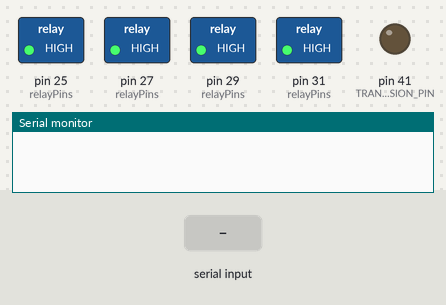
The sketch below on a simulated Arduino Mega 2560, built with avr-gcc and run on an emulated ATmega2560. On the bench: switched loads named in the sketch (green lamp = pin HIGH), output pins drawn as LEDs (lit = HIGH), the last lines printed to the serial monitor. The inputs (shaded band) are chosen by the test bench. Pins used as bus, display or sensor lines are not drawn.

Above: at 1.2 s.
1.3 s: "1\n" received over Serial
3.8 s: "1\n" received over the second serial link
At 20.4 s:
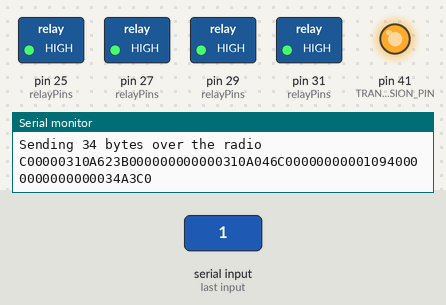
Timing chart, 0 to 44.4 s (numbered marks = the images above; inputs shaded):
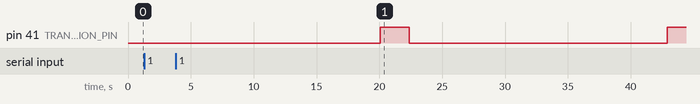

The sketch:

communications_flight_computer.ino
```cpp
#include <RelayModule.h>
#include <Packet.h>

#define CUTDOWN_ALTITUDE 90000

#define TRANSMISSION_PIN 41
#define RESET_PIN 40
#define NUM_COMMAND_BYTES 29
#define NUM_SENSOR_DATA_BYTES 108

// Define the serial ports for the various interfaces
#define DEBUG_PORT Serial
#define RADIO_1_PORT Serial2
#define RADIO_2_PORT Serial3
#define GPS_PORT Serial
#define SENSOR_PORT Serial1
#define SERIAL_TIMEOUT 5000

// Settings for using the two radios
#define USE_RADIO_1 false
#define USE_RADIO_2 false

// Pin assignments for the relays
#define RELAY_1 25
#define RELAY_2 27
#define RELAY_3 29
#define RELAY_4 31
#define CUTDOWN_RELAY RELAY_1

/* Relay variables */
int relayPins[] = {RELAY_1, RELAY_2, RELAY_3, RELAY_4};
RelayModule relays(relayPins, 4);
unsigned int relayStates;

Packet dataPacket;
Packet commandPacket;
Packet ackPacket;

unsigned int dataPacketBytes;
unsigned int commandPacketBytes;
unsigned int kissPacketBytes;
bool sensor_data_received;

/* Data reporting variables */
unsigned long transmissionRate = 20000;
unsigned long previousReportTime = 0;
unsigned long lastDataArrival = 0;

// Data variables for the GPS data
uint8_t year;       /* Current year [00 - 99] */
uint8_t month;      /* Current month [01 - 12] */
uint8_t date;       /* Current date of month [01 - 31] */
uint8_t hour;       /* Current hour [0 - 23] */
uint8_t minute;     /* Current minute [0 - 59] */
uint8_t second;     /* Current second [0 - 59] */
int32_t latitude;   /* Latitude of the payload [] */
int32_t longitude;  /* Longitude of the payload [] */
int32_t altitude;   /* Altitude of the payload [cm] */
uint32_t speed;     /* Speed of the payload [meter/hour] */
uint16_t heading;   /* Heading of the payload [hundredths of degrees] */
uint8_t satellites; /* Number of satellites for the GPS */


void setup()
{
    DEBUG_PORT.begin(4800);
    SENSOR_PORT.begin(115200);
    RADIO_1_PORT.begin(1200);
    RADIO_2_PORT.begin(1200);
    GPS_PORT.begin(4800);

    pinMode(TRANSMISSION_PIN, OUTPUT);
    pinMode(RESET_PIN, OUTPUT);

    digitalWrite(TRANSMISSION_PIN, LOW);
    digitalWrite(RESET_PIN, HIGH);
    relays.begin();
}

void loop()
{
    relayStates = relays.getRelayStates();

    if ((RADIO_1_PORT.available() > 0) && USE_RADIO_1) {
        receiveRadio(RADIO_1_PORT);
    } else if ((RADIO_2_PORT.available() > 0) && USE_RADIO_2) {
        receiveRadio(RADIO_2_PORT);
    } else if (GPS_PORT.available() > 0) {
        get_GPS_data();
    } else if (SENSOR_PORT.available() > 0) {
        receiveSensorData();
    }

    /* Every so often, send out a data report packet */
    if (millis() - previousReportTime >= transmissionRate)
    {
        /* Fill the data packet with necessary information */
        updateDataPacket();

        /* Send the packet off, record the time of transmission */
        sendPacket(dataPacket, DATA, RADIO_1_PORT);
        previousReportTime = millis();

        /* Clear out the data packet for the next report */
        dataPacket.clear();
        sensor_data_received = false;
    }
}
```

Commands.ino
```cpp
#define RADIO_TEST 1
#define SWITCH_RELAYS 3
#define RESET 5
#define CHANGE_TRANSMISSION_RATE 7
#define CUTDOWN 9

void processCommand()
{

    /* Test if the packet is a valid KISS packet */
    unsigned int numBytes = commandPacket.getNumBytes();

    if (numBytes < NUM_COMMAND_BYTES) {
        return;
    }

    /* Check if the packet is a command packet */
    if (commandPacket.getByte(0) == RADIO_COMMAND)
    {
        Serial.print("Command Received: ");
        byte command = commandPacket.getByte(1);
        byte commandValueBytes[4];
        commandValueBytes[0] = commandPacket.getByte(2);
        commandValueBytes[1] = commandPacket.getByte(3);
        commandValueBytes[2] = commandPacket.getByte(4);
        commandValueBytes[3] = commandPacket.getByte(5);
        unsigned long commandValue = buildUnsignedLong(commandValueBytes);

        switch (command)
        {
            case RADIO_TEST:
                Serial.println("RADIO_TEST");
                //buildAckPacket(RADIO_TEST, 0);
                //sendPacket(ackPacket, ACK);
                break;

            case CHANGE_TRANSMISSION_RATE:
                Serial.print("CHANGE_TRANSMISSION_RATE ");
                Serial.println(commandValue);
                transmissionRate = commandValue;
                //buildAckPacket(CHANGE_TRANSMISSION_RATE, transmissionRate);
                //sendPacket(ackPacket, ACK);
                break;

            case SWITCH_RELAYS:
                Serial.print("SWITCH_RELAYS ");
                Serial.println(commandValue);
                relayStates = (unsigned int) commandValue;
                relays.switchRelays(relayStates);
                //buildAckPacket(SWITCH_RELAYS, (unsigned long) relayStates);
                //sendPacket(ackPacket, ACK);
                break;

            case CUTDOWN:
                Serial.println("CUTDOWN");
                //buildAckPacket(CUTDOWN, 0);
                //sendPacket(ackPacket, ACK);
                break;

            case RESET:
                Serial.println("RESET");
                digitalWrite(RESET_PIN, LOW);
                delay(10);
                digitalWrite(RESET_PIN, HIGH);
                //buildAckPacket(RESET, 0);
                //sendPacket(ackPacket, ACK);
                break;

            default:
                Serial.println("UNRECOGNIZED");
                break;

        }
    }
}

unsigned long buildUnsignedLong(byte* bytes)
{
    unsigned long byte1 = bytes[3];
    unsigned long byte2 = bytes[2];
    unsigned long byte3 = bytes[1];
    unsigned long result = bytes[0];

    result |= (byte3 << 8);
    result |= (byte2 << 16);
    result |= (byte1 << 24);

    return result;
}
```

Cutdown.ino
```cpp
void cutdown_payload()
{
    relays.switchRelayOn(CUTDOWN_RELAY);
    delay(2000);
    relays.switchRelayOff(CUTDOWN_RELAY);
}
```

GPS.ino
```cpp
/**
 * Written by Andrew Donelick
 */


 void get_GPS_data()
 {
    if (GPS_PORT.available() <= 25) {
        byte gps_data[25];
        size_t numBytes = GPS_PORT.readBytes(gps_data, 25);

        if (numBytes > 0)
        {
            year = (uint8_t) gps_data[0];
            month = (uint8_t) gps_data[1];
            date = (uint8_t) gps_data[2];
            hour = (uint8_t) gps_data[3];
            minute = (uint8_t) gps_data[4];
            second = (uint8_t) gps_data[5];

            latitude = buffer_to_int32(&gps_data[6]);
            longitude = buffer_to_int32(&gps_data[10]);
            altitude = buffer_to_int32(&gps_data[14]);
            speed = buffer_to_uint32(&gps_data[18]);
            heading = buffer_to_uint16(&gps_data[22]);
            satellites = (uint8_t) gps_data[24];

            DEBUG_PORT.print("Updated GPS position: ");
            DEBUG_PORT.print(latitude);
            DEBUG_PORT.print(", ");
            DEBUG_PORT.print(longitude);
            DEBUG_PORT.print(", ");
            DEBUG_PORT.println(altitude);
        }
    } else {
        while (GPS_PORT.available() > 0)
        {
            GPS_PORT.read();
        }
    }
 }


uint16_t buffer_to_uint16(byte* binary_data)
{
    union
    {
        uint16_t value;
        byte bytes[2];
    } converter;

    memcpy(converter.bytes, binary_data, 2);
    return converter.value;
}


int16_t buffer_to_int16(byte* binary_data)
{
    union
    {
        int16_t value;
        byte bytes[2];
    } converter;

    memcpy(converter.bytes, binary_data, 2);
    return converter.value;
}


uint32_t buffer_to_uint32(byte* binary_data)
{
    union
    {
        uint32_t value;
        byte bytes[4];
    } converter;

    memcpy(converter.bytes, binary_data, 4);
    return converter.value;
}


int32_t buffer_to_int32(byte* binary_data)
{
    union
    {
        int32_t value;
        byte bytes[4];
    } converter;

    memcpy(converter.bytes, binary_data, 4);
    return converter.value;
}
```

Packet.ino
```cpp
void buildAckPacket(byte command, unsigned long commandValue)
{
    ackPacket.clear();
    ackPacket.addByte(RADIO_TEST);
    ackPacket.addByte((byte) ((commandValue >> 24) & 0xFF));
    ackPacket.addByte((byte) ((commandValue >> 16) & 0xFF));
    ackPacket.addByte((byte) ((commandValue >> 8) & 0xFF));
    ackPacket.addByte((byte) (commandValue & 0xFF));
}


void updateDataPacket()
{
    union
    {
        unsigned long value;
        byte bytes[4];
    } ulongConverter;

    union
    {
        unsigned int value;
        byte bytes[2];
    } uintConverter;

    union
    {
        long value;
        byte bytes[4];
    } longConverter;

    union
    {
        int value;
        byte bytes[2];
    } intConverter;


    if (!sensor_data_received)
    {
        for (size_t i = 0; i < NUM_SENSOR_DATA_BYTES; ++i)
        {
            dataPacket.addByte(0);
        }
    }

    /* Add the time since last data update */
    ulongConverter.value = millis() - lastDataArrival;
    dataPacket.appendBytes(ulongConverter.bytes, 4);

    /* Add the relay states */
    ulongConverter.value = (unsigned long) relayStates;
    dataPacket.appendBytes(ulongConverter.bytes, 4);

    /* Add the time from the comm computer GPS */
    dataPacket.addByte(year);
    dataPacket.addByte(month);
    dataPacket.addByte(date);
    dataPacket.addByte(hour);
    dataPacket.addByte(minute);
    dataPacket.addByte(second);

    /* Add the latitude, longitude, and altitude from the comm computer GPS */
    longConverter.value = latitude;
    dataPacket.appendBytes(longConverter.bytes, 4);
    longConverter.value = longitude;
    dataPacket.appendBytes(longConverter.bytes, 4);
    longConverter.value = altitude;
    dataPacket.appendBytes(longConverter.bytes, 4);

    /* Add the checksum */
    uintConverter.value = dataPacket.computeChecksum();
    dataPacket.appendBytes(uintConverter.bytes, 2);
}
```

Serial_Communications.ino
```cpp
void receiveSensorData()
{
    dataPacket.clear();

    if (SENSOR_PORT.available() <= NUM_SENSOR_DATA_BYTES) {
        byte sensor_data[256];
        size_t numBytes = SENSOR_PORT.readBytes(sensor_data, NUM_SENSOR_DATA_BYTES);

        if (numBytes > 0)
        {
            sensor_data_received = true;
            for (size_t i = 0; i < numBytes; ++i)
            {
                dataPacket.addByte(sensor_data[i]);
            }
            DEBUG_PORT.print("Received ");
            DEBUG_PORT.print(dataPacket.getNumBytes());
            DEBUG_PORT.println(" bytes from the sensor serial port");
            lastDataArrival = millis();
        }
    }
}

void receiveRadio(HardwareSerial& radio)
{
    /* This serial port connects with the radio */
    commandPacket.clear();

    boolean validKISS = true;
    unsigned int index = 0;
    byte newByte;
    while (radio.available() > 0)
    {
        newByte = radio.read();
        if ((index == 0) && (newByte != FEND)) {
            validKISS = false;
        } else if ((index == 1) && (newByte != 0x00)) {
            validKISS = false;
        }

        if ((index > 1) && validKISS) {
            commandPacket.addEscapedByte(newByte);
        }

        index++;
        delay(20);
    }

    DEBUG_PORT.print("Received ");
    DEBUG_PORT.print(index);
    DEBUG_PORT.println(" bytes from Radio");

    commandPacket.descapeBytes();
    processCommand();

    /* Clear out any data that we may have received from Serial1 */
    while (radio.available() > 0)
    {
        radio.read();
        delay(2);
    }
}

void sendPacket(Packet& packet, byte packetType, HardwareSerial& radio)
{
    packet.escapeBytes();
    byte kissBytes[PACKET_SIZE];
    unsigned int numBytes = packet.getKISS(kissBytes, packetType);
    DEBUG_PORT.print("Sending ");
    DEBUG_PORT.print(numBytes);
    DEBUG_PORT.println(" bytes over the radio");
    print_buffer(kissBytes, numBytes);

    digitalWrite(TRANSMISSION_PIN, HIGH);
    radio.write(kissBytes, numBytes);
    radio.flush();
    delay(2000);
    digitalWrite(TRANSMISSION_PIN, LOW);
}


void print_buffer(byte* data, size_t numBytes)
{
    for (unsigned int i = 0; i < numBytes; ++i)
    {
        if ((i % 40 == 0) && (i != 0)) {
            DEBUG_PORT.println(" ");
        }

        if (data[i] < 0x10) {
            DEBUG_PORT.print("0");
        }
        DEBUG_PORT.print(data[i], HEX);
    }

    /* Print a separation line between data reports */
    DEBUG_PORT.println('\n');
}
```
